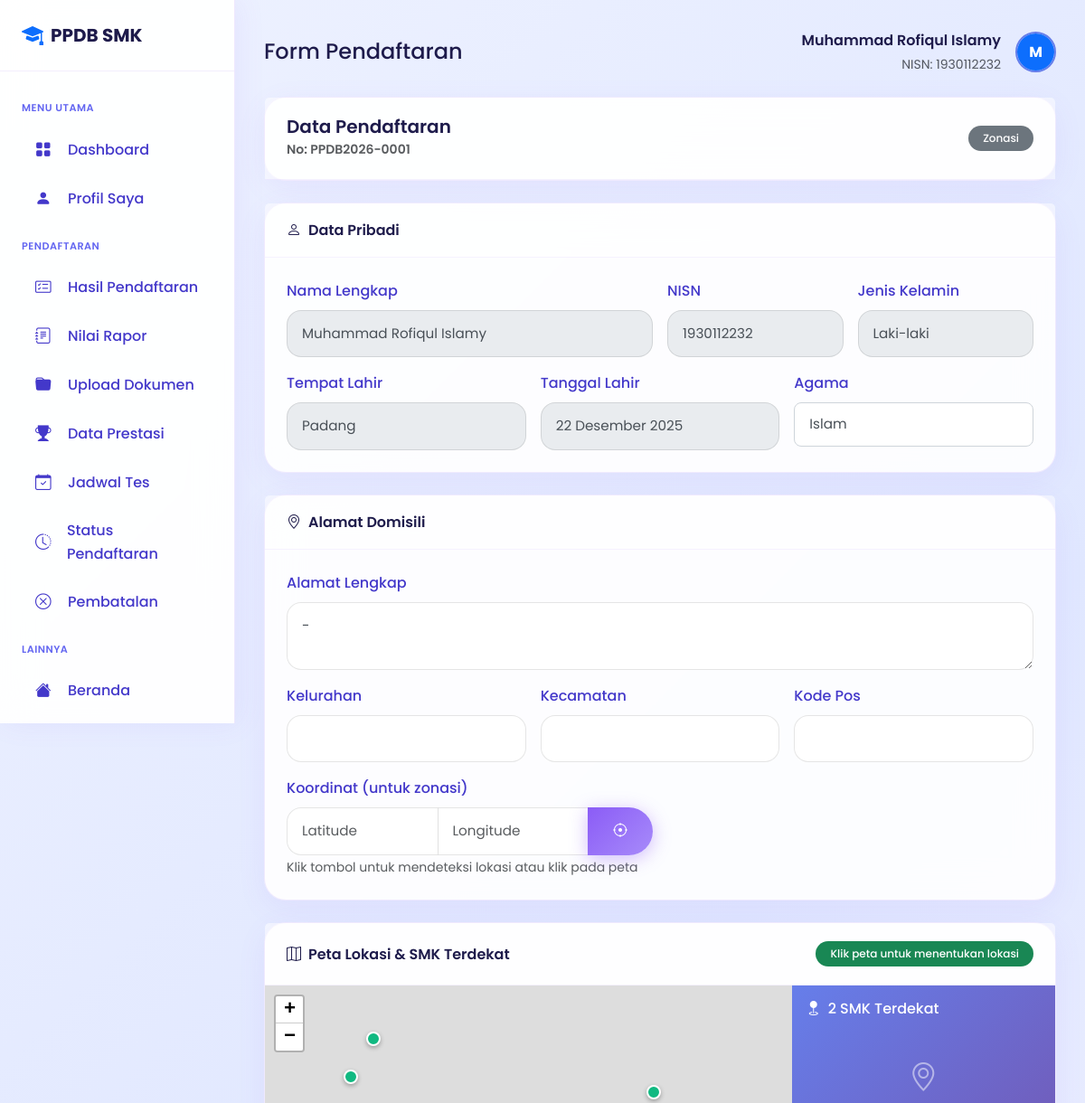
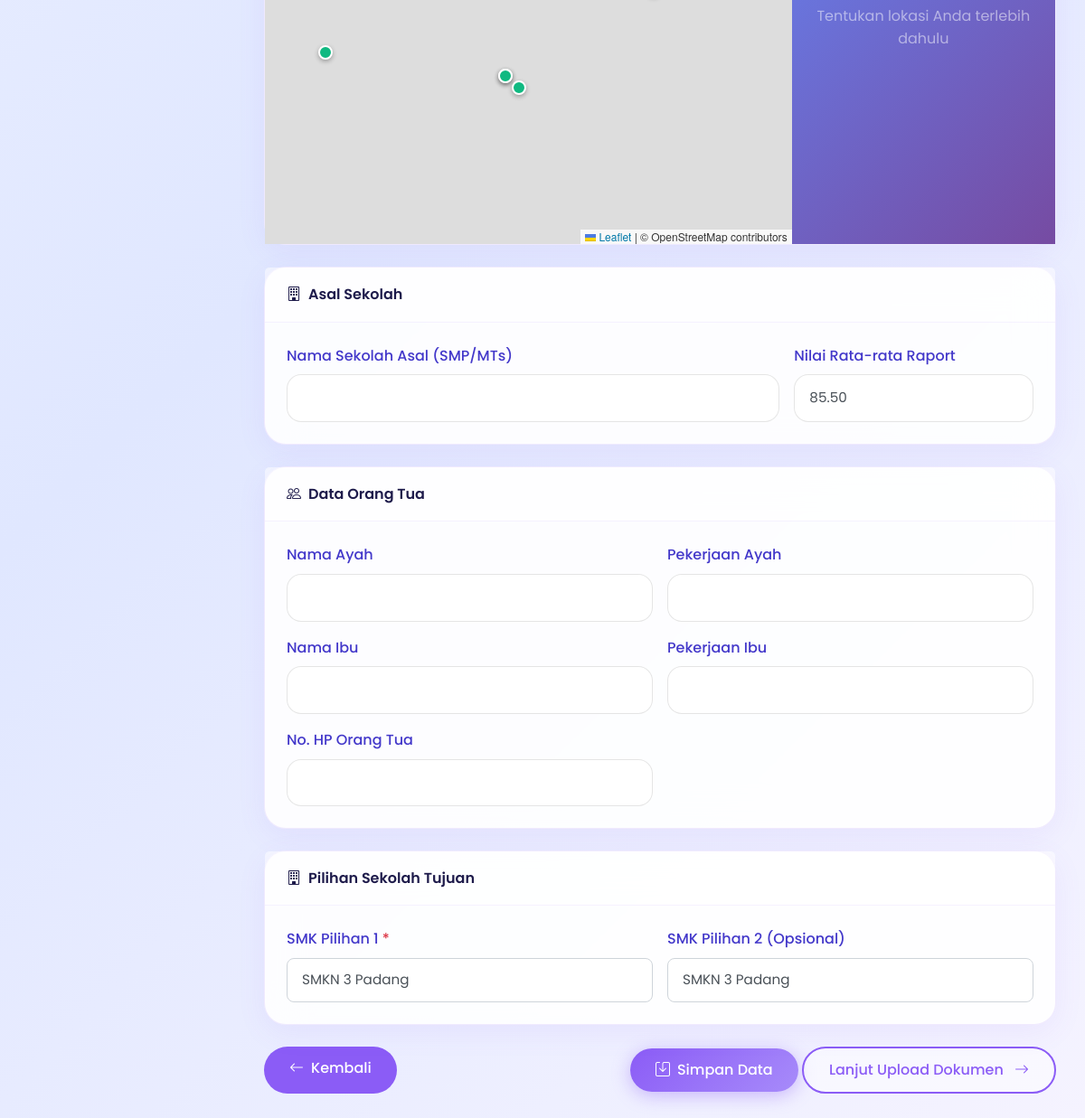
The page /user/pendaftaran.php (signed in) on the database its author committed (2 pictures, top to bottom).
### tables this page shows
CREATE TABLE `tb_siswa` (
  `id_siswa` int(11) NOT NULL,
  `nisn` varchar(20) NOT NULL,
  `username` varchar(50) NOT NULL,
  `password` varchar(255) NOT NULL,
  `email` varchar(100) NOT NULL,
  `nama_lengkap` varchar(150) NOT NULL,
  `jenis_kelamin` enum('L','P') NOT NULL,
  `tempat_lahir` varchar(100) NOT NULL,
  `tanggal_lahir` date NOT NULL,
  `agama` varchar(20) NOT NULL,
  `nik` varchar(20) DEFAULT NULL,
  `no_kk` varchar(20) DEFAULT NULL,
  `alamat` text NOT NULL,
  `rt` varchar(5) DEFAULT NULL,
  `rw` varchar(5) DEFAULT NULL,
  `kelurahan` varchar(100) DEFAULT NULL,
  `kecamatan` varchar(100) DEFAULT NULL,
  `kota` varchar(100) DEFAULT NULL,
  `provinsi` varchar(100) DEFAULT 'Sumatera Barat',
  `kode_pos` varchar(10) DEFAULT NULL,
  `latitude` decimal(10,8) DEFAULT NULL,
  `longitude` decimal(11,8) DEFAULT NULL,
  `no_telepon` varchar(20) DEFAULT NULL,
  `no_hp` varchar(20) DEFAULT NULL,
  `nama_ayah` varchar(100) DEFAULT NULL,
  `nik_ayah` varchar(20) DEFAULT NULL,
  `pekerjaan_ayah` varchar(100) DEFAULT NULL,
  `penghasilan_ayah` varchar(50) DEFAULT NULL,
  `nama_ibu` varchar(100) DEFAULT NULL,
  `nik_ibu` varchar(20) DEFAULT NULL,
  `pekerjaan_ibu` varchar(100) DEFAULT NULL,
  `penghasilan_ibu` varchar(50) DEFAULT NULL,
  `nama_wali` varchar(100) DEFAULT NULL,
  `no_hp_ortu` varchar(20) DEFAULT NULL,
  `asal_sekolah` varchar(200) DEFAULT NULL,
  `npsn_asal` varchar(20) DEFAULT NULL,
  `alamat_sekolah_asal` text DEFAULT NULL,
  `tahun_lulus` varchar(4) DEFAULT NULL,
  `no_ijazah` varchar(50) DEFAULT NULL,
  `no_skhun` varchar(50) DEFAULT NULL,
  `foto` varchar(255) DEFAULT NULL,
  `is_keluarga_tidak_mampu` tinyint(1) DEFAULT 0,
  `jenis_kartu_bantuan` enum('PIP','DTSEN','PKH','KIS','Lainnya') DEFAULT NULL,
  `nomor_kartu_bantuan` varchar(50) DEFAULT NULL,
  `is_disabilitas` tinyint(1) DEFAULT 0,
  `jenis_disabilitas` varchar(100) DEFAULT NULL,
  `nomor_kartu_disabilitas` varchar(50) DEFAULT NULL,
  `is_panti_asuhan` tinyint(1) DEFAULT 0,
  `nama_panti` varchar(200) DEFAULT NULL,
  `status_buta_warna` enum('tidak','parsial','total') DEFAULT 'tidak',
  `file_surat_tidak_buta_warna` varchar(255) DEFAULT NULL,
  `is_verified` tinyint(1) DEFAULT 0,
  `verified_at` timestamp NULL DEFAULT NULL,
  `last_login` timestamp NULL DEFAULT NULL,
  `created_at` timestamp NOT NULL DEFAULT current_timestamp(),
  `updated_at` timestamp NOT NULL DEFAULT current_timestamp() ON UPDATE current_timestamp()
);

CREATE TABLE `tb_pendaftaran` (
  `id_pendaftaran` int(11) NOT NULL,
  `nomor_pendaftaran` varchar(30) NOT NULL,
  `id_siswa` int(11) NOT NULL,
  `id_smk_pilihan1` int(11) NOT NULL,
  `id_smk_pilihan2` int(11) DEFAULT NULL,
  `id_kejuruan_pilihan1` int(11) DEFAULT NULL,
  `id_kejuruan_pilihan2` int(11) DEFAULT NULL,
  `id_jalur` int(11) NOT NULL,
  `tahap_pendaftaran` enum('1','2') DEFAULT '1',
  `pilihan_mode` enum('satu_sekolah_dua_jurusan','dua_sekolah_satu_jurusan') DEFAULT NULL,
  `nilai_rapor_semester1` decimal(5,2) DEFAULT NULL,
  `nilai_rapor_semester2` decimal(5,2) DEFAULT NULL,
  `nilai_rapor_semester3` decimal(5,2) DEFAULT NULL,
  `nilai_rapor_semester4` decimal(5,2) DEFAULT NULL,
  `nilai_rapor_semester5` decimal(5,2) DEFAULT NULL,
  `rerata_nilai_rapor` decimal(5,2) DEFAULT NULL,
  `bobot_nilai_rapor` decimal(5,2) DEFAULT NULL,
  `peringkat_paralel` int(11) DEFAULT NULL,
  `nilai_tes_bakat_minat` decimal(5,2) DEFAULT NULL,
  `nilai_akhir_seleksi` decimal(5,2) DEFAULT NULL,
  `kelompok_seleksi` enum('afirmasi','domisili','prestasi','nilai_akhir') DEFAULT NULL,
  `status_tes` enum('belum','sudah') DEFAULT 'belum',
  `tanggal_tes` timestamp NULL DEFAULT NULL,
  `jarak_ke_sekolah` decimal(10,2) DEFAULT NULL,
  `skor_zonasi` decimal(10,4) DEFAULT NULL,
  `nilai_rata_rata` decimal(5,2) DEFAULT NULL,
  `nilai_un` decimal(5,2) DEFAULT NULL,
  `skor_prestasi` int(11) DEFAULT 0,
  `skor_akhir` decimal(10,4) DEFAULT NULL,
  `ranking` int(11) DEFAULT NULL,
  `status` enum('draft','submitted','verified','accepted','rejected','waiting') DEFAULT 'draft',
  `is_dibatalkan` tinyint(1) DEFAULT 0,
  `tanggal_batal` timestamp NULL DEFAULT NULL,
  `catatan_siswa` text DEFAULT NULL,
  `catatan_admin` text DEFAULT NULL,
  `alasan_penolakan` text DEFAULT NULL,
  `tanggal_daftar` timestamp NOT NULL DEFAULT current_timestamp(),
  `tanggal_submit` timestamp NULL DEFAULT NULL,
  `tanggal_verifikasi` timestamp NULL DEFAULT NULL,
  `tanggal_pengumuman` timestamp NULL DEFAULT NULL,
  `verified_by` int(11) DEFAULT NULL,
  `tahun_ajaran` varchar(10) DEFAULT NULL,
  `created_at` timestamp NOT NULL DEFAULT current_timestamp(),
  `updated_at` timestamp NOT NULL DEFAULT current_timestamp() ON UPDATE current_timestamp(),
  `nilai_tes` decimal(5,2) DEFAULT NULL,
  `bobot_rapor` decimal(5,2) DEFAULT NULL,
  `nilai_akumulasi` decimal(5,2) DEFAULT NULL,
  `ranking_sekolah` int(11) DEFAULT NULL,
  `umur_bulan` int(11) DEFAULT NULL,
  `lokasi_tes_smk` int(11) DEFAULT NULL COMMENT 'ID SMK untuk lokasi tes',
  `jenis_pilihan` enum('single','same_school','diff_school') DEFAULT 'single' COMMENT 'Tipe pemilihan SMK'
);

CREATE TABLE `tb_jalur` (
  `id_jalur` int(11) NOT NULL,
  `nama_jalur` varchar(50) NOT NULL,
  `kode_jalur` enum('afirmasi','prestasi','zonasi','mutasi') NOT NULL,
  `deskripsi` text DEFAULT NULL,
  `persyaratan` text DEFAULT NULL,
  `kuota_persen` decimal(5,2) DEFAULT 0.00,
  `bobot_rapor` decimal(5,2) DEFAULT 30.00,
  `bobot_tes` decimal(5,2) DEFAULT 70.00,
  `is_smk` tinyint(1) DEFAULT 1,
  `icon` varchar(50) DEFAULT NULL,
  `warna` varchar(20) DEFAULT NULL,
  `urutan` int(11) DEFAULT 0,
  `is_active` tinyint(1) DEFAULT 1,
  `created_at` timestamp NOT NULL DEFAULT current_timestamp()
);

CREATE TABLE `tb_smk` (
  `id_smk` int(11) NOT NULL,
  `npsn` varchar(20) NOT NULL,
  `nama_sekolah` varchar(200) NOT NULL,
  `alamat` text NOT NULL,
  `kelurahan` varchar(100) DEFAULT NULL,
  `kecamatan` varchar(100) DEFAULT NULL,
  `kode_pos` varchar(10) DEFAULT NULL,
  `latitude` decimal(10,8) NOT NULL,
  `longitude` decimal(11,8) NOT NULL,
  `telepon` varchar(20) DEFAULT NULL,
  `email` varchar(100) DEFAULT NULL,
  `website` varchar(150) DEFAULT NULL,
  `jumlah_siswa` int(11) NOT NULL,
  `jumlah_guru` int(11) NOT NULL,
  `nama_kepsek` varchar(100) NOT NULL,
  `foto_utama` varchar(225) NOT NULL,
  `foto_tambahan` varchar(225) NOT NULL,
  `deskripsi` text NOT NULL
);

### user/pendaftaran.php (the view, shortened to what the rows shown need)
<?php
require_once 'includes/header.php';
$smkList = getAllSMK();
$pendaftaran = db()->fetch(
    "SELECT p.*, j.nama_jalur, j.kode_jalur FROM tb_pendaftaran p
     LEFT JOIN tb_jalur j ON p.id_jalur = j.id_jalur
     WHERE p.id_siswa = ? ORDER BY p.id_pendaftaran DESC LIMIT 1",
    [$userId]
);
$siswa = db()->fetch("SELECT * FROM tb_siswa WHERE id_siswa = ?", [$userId]);
?>
<div class="card mb-4">
    <div class="card-header d-flex justify-content-between align-items-center">
        <div>
            <h5 class="mb-0">Data Pendaftaran</h5>
            <small class="text-muted">No: <?= $pendaftaran['nomor_pendaftaran'] ?></small>
        </div>
        <?= getJalurBadge($pendaftaran['kode_jalur']) ?>
    </div>
</div>
<form method="POST" class="needs-validation" novalidate>
    <div class="card mb-4">
        <div class="card-body">
            <div class="row g-3">
                <div class="col-md-6">
                    <label class="form-label">Nama Lengkap</label>
                    <input type="text" class="form-control" value="<?= htmlspecialchars($siswa['nama_lengkap']) ?>"
                        disabled>
                </div>
                <div class="col-md-3">
                    <label class="form-label">NISN</label>
                    <input type="text" class="form-control" value="<?= $siswa['nisn'] ?>" disabled>
                </div>
                <div class="col-md-3">
                    <label class="form-label">Jenis Kelamin</label>
                    <input type="text" class="form-control"
                        value="<?= $siswa['jenis_kelamin'] === 'L' ? 'Laki-laki' : 'Perempuan' ?>" disabled>
                </div>
                <div class="col-md-4">
                    <label class="form-label">Tempat Lahir</label>
                    <input type="text" class="form-control" value="<?= htmlspecialchars($siswa['tempat_lahir']) ?>"
                        disabled>
                </div>
                <div class="col-md-4">
                    <label class="form-label">Tanggal Lahir</label>
                    <input type="text" class="form-control" value="<?= formatDate($siswa['tanggal_lahir']) ?>" disabled>
                </div>
                <div class="col-md-4">
                    <label class="form-label">Agama</label>
                    <select name="agama" class="form-select" required>
                        <?php foreach (['Islam', 'Kristen', 'Katolik', 'Hindu', 'Buddha', 'Konghucu'] as $agama): ?>
                            <option value="<?= $agama ?>" <?= ($siswa['agama'] ?? '') === $agama ? 'selected' : '' ?>>
                                <?= $agama ?>
                            </option>
                        <?php endforeach; ?>
                    </select>
                </div>
            </div>
        </div>
    </div>
    <div class="card mb-4">
        <div class="card-body">
            <div class="row g-3">
                <div class="col-12">
                    <label class="form-label">Alamat Lengkap</label>
                    <textarea name="alamat" class="form-control" rows="2"
                        required><?= htmlspecialchars($siswa['alamat'] ?? '') ?></textarea>
                </div>
            </div>
        </div>
    </div>
    <?php if ($pendaftaran['kode_jalur'] === 'zonasi'): ?>
        <link rel="stylesheet" href="https://unpkg.com/leaflet@1.9.4/dist/leaflet.css" />
    <?php endif; ?>
    <div class="card mb-4">
        <div class="card-body">
            <div class="row g-3">
                <div class="col-md-4">
                    <label class="form-label">Nilai Rata-rata Raport</label>
                    <input type="number" name="nilai_rata_rata" class="form-control" step="0.01" min="0" max="100"
                        value="<?= $pendaftaran['nilai_rata_rata'] ?? '' ?>">
                </div>
            </div>
        </div>
    </div>
    <div class="card mb-4">
        <div class="card-body">
            <div class="row g-3">
                <div class="col-md-6">
                    <label class="form-label">SMK Pilihan 1 <span class="text-danger">*</span></label>
                    <select name="smk_pilihan1" class="form-select" required>
                        <?php foreach ($smkList as $smk): ?>
                            <option value="<?= $smk['id_smk'] ?>" <?= $pendaftaran['id_smk_pilihan1'] == $smk['id_smk'] ? 'selected' : '' ?>>
                                <?= htmlspecialchars($smk['nama_sekolah']) ?>
                            </option>
                        <?php endforeach; ?>
                    </select>
                </div>
                <div class="col-md-6">
                    <label class="form-label">SMK Pilihan 2 (Opsional)</label>
                    <select name="smk_pilihan2" class="form-select">
                        <?php foreach ($smkList as $smk): ?>
                            <option value="<?= $smk['id_smk'] ?>" <?= ($pendaftaran['id_smk_pilihan2'] ?? '') == $smk['id_smk'] ? 'selected' : '' ?>>
                                <?= htmlspecialchars($smk['nama_sekolah']) ?>
                            </option>
                        <?php endforeach; ?>
                    </select>
                </div>
            </div>
        </div>
    </div>
</form>
<?php
require_once 'includes/footer.php';
?>

### user/includes/header.php (shortened to what the rows shown need)
<?php
require_once dirname(__DIR__, 2) . '/config/database.php';
require_once dirname(__DIR__, 2) . '/config/functions.php';
require_once dirname(__DIR__, 2) . '/config/session.php';
$userId = Session::getUserId();
$siswa = db()->fetch("SELECT * FROM tb_siswa WHERE id_siswa = ?", [$userId]);
?>
<!DOCTYPE html>
<html lang="id">
<head>
    <link href="https://cdn.jsdelivr.net/npm/bootstrap@5.3.2/dist/css/bootstrap.min.css" rel="stylesheet">
    <link href="https://cdn.jsdelivr.net/npm/bootstrap-icons@1.11.1/font/bootstrap-icons.css" rel="stylesheet">
    <link rel="stylesheet" href="<?= SITE_URL ?>/assets/css/style.css">
</head>
<body>
    <main class="main-content">
        <div class="d-flex justify-content-between align-items-center mb-4">
            <div class="d-flex align-items-center gap-3">
                <div class="text-end d-none d-md-block">
                    <div class="fw-semibold"><?= htmlspecialchars($siswa['nama_lengkap']) ?></div>
                    <small class="text-muted">NISN: <?= $siswa['nisn'] ?></small>
                </div>
                <div class="dropdown">
                    <?php
                    $fotoUrl = !empty($siswa['foto']) && file_exists(UPLOADS_PATH . 'foto/' . $siswa['foto'])
                        ? UPLOADS_URL . 'foto/' . $siswa['foto']
                        : null;
                    ?>
                    <button class="btn rounded-circle p-0 overflow-hidden" data-bs-toggle="dropdown"
                        style="width:45px;height:45px;border:2px solid #667eea;">
                        <?php if ($fotoUrl): ?>
                            <img src="<?= $fotoUrl ?>" alt="Foto" class="w-100 h-100" style="object-fit:cover;">
                        <?php else: ?>
                            <div class="w-100 h-100 d-flex align-items-center justify-content-center bg-primary text-white fw-bold">
                                <?= strtoupper(substr($siswa['nama_lengkap'], 0, 1)) ?>
                            </div>
                        <?php endif; ?>
                    </button>
                </div>
            </div>
        </div>

### config/functions.php (shortened to what the rows shown need)
<?php
require_once __DIR__ . '/database.php';
function formatDate($date, $format = 'd F Y')
{
    $months = [
        'January' => 'Januari',
        'February' => 'Februari',
        'March' => 'Maret',
        'April' => 'April',
        'May' => 'Mei',
        'June' => 'Juni',
        'July' => 'Juli',
        'August' => 'Agustus',
        'September' => 'September',
        'October' => 'Oktober',
        'November' => 'November',
        'December' => 'Desember'
    ];
    $formatted = date($format, strtotime($date));
    return strtr($formatted, $months);
}
function getJalurBadge($jalur)
{
    $badges = [
        'afirmasi' => '<span class="badge bg-purple-soft">Afirmasi</span>',
        'prestasi' => '<span class="badge bg-warning-soft">Prestasi</span>',
        'zonasi' => '<span class="badge bg-success-soft">Zonasi</span>',
        'kepindahan' => '<span class="badge bg-info-soft">Kepindahan</span>'
    ];
    return $badges[$jalur] ?? '<span class="badge bg-secondary">' . ucfirst($jalur) . '</span>';
}
function getAllSMK()
{
    return db()->fetchAll("SELECT * FROM tb_smk ORDER BY nama_sekolah");
}

### rows shown on the page
tb_siswa: nama_lengkap "Muhammad Rofiqul Islamy", nisn "1930112232", nama_lengkap "M", jenis_kelamin "Laki-laki", tempat_lahir "Padang", tanggal_lahir "22 Desember 2025", agama "Islam", alamat "-"
tb_pendaftaran: nomor_pendaftaran "PPDB2026-0001", id_jalur.kode_jalur "Zonasi", nilai_rata_rata "85.50", smk_pilihan1 "SMKN 3 Padang", smk_pilihan2 "SMKN 3 Padang"

### other values the page prints
$pageTitle "Form Pendaftaran"
